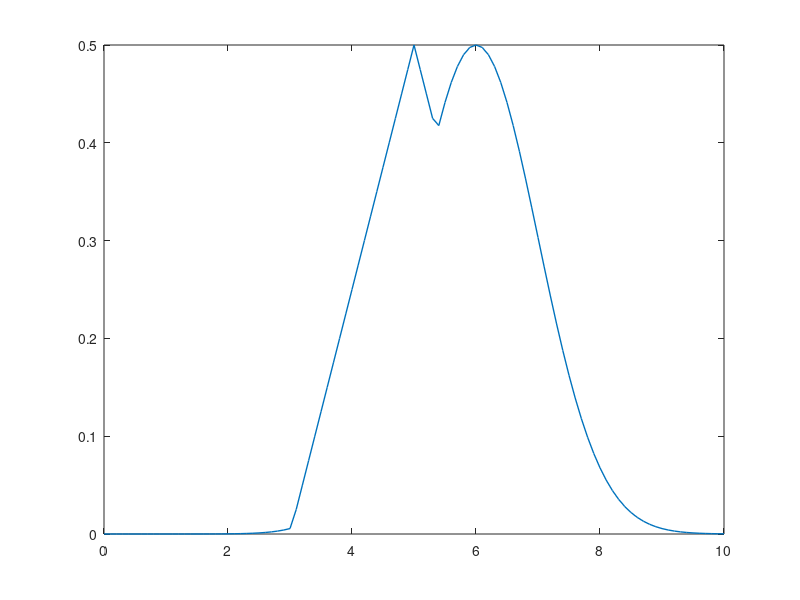

MATLAB code for this plot: (Note: this script raises an error after producing the figure.)
%ЛР 9-10, задание №1
%x = (3: 0.1: 11);
%y = gaussmf(x, [1, 7]);
%plot(x, y);

%Задание №2
%x = 0 : 0.1 : 10;
%mf_1 = trimf(x, [3 5 7]);
%mf_2 = gaussmf(x, [1 6]);
%x_1 = (0 : 0.1 : 10);
%x_2 = (2 : 0.1 : 10);
%[X, Y] = meshgrid(x_1, x_2);
%Z = min(trimf(X, [3 5 7]), gaussmf(Y, [1 6]));
%plot3(X, Y, Z);

%Задание №3
x = 0 : 0.1 : 10;
mf_1 = trimf(x, [3 5 7]);
mf_2 = gaussmf(x, [1 6]);
x_1 = (0 : 0.1 : 10);
x_2 = (2 : 0.1 : 10);
[X, Y] = meshgrid(x_1, x_2);
Z = max(0.5 * mf_1, 0.5 * mf_2);
%Построение графика с результатом
figure('Tag','defuzz');
plot(x, Z, 'LineWidth', 1)
h_gca = gca;
h_gca.YTick = [0 .45 1];
ylim([-1 1]);
grid minor;

x3 = defuzz(x, Z, 'mom');
h2.Color = gray;
t2.Color = gray;
h3 = line([x3 x3], [0.2 0.6], 'Color', 'k');
t3 = text(x3, 0.2, 'mom', 'FontWeight','bold');
fprintf("Результат дефаззификации: ");
disp(x3);
